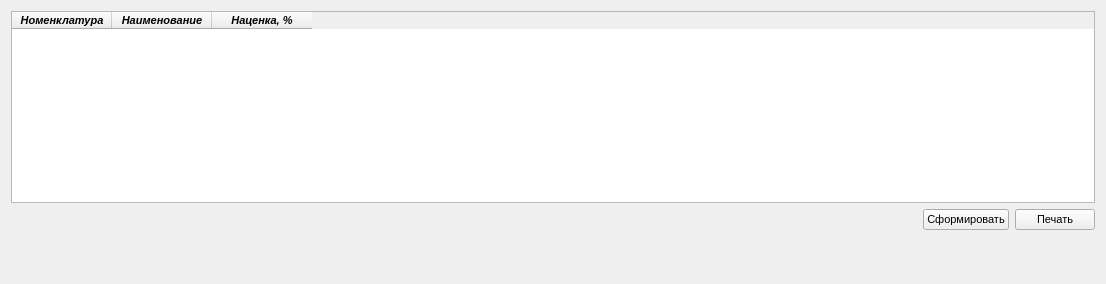
              <widget class="QWidget" name="tab_BenefitTable">
               <attribute name="title">
                <string>Таблица выгоды</string>
               </attribute>
               <layout class="QGridLayout" name="gridLayout_54">
                <item row="0" column="0" colspan="3">
                 <widget class="QTableWidget" name="tableWidget_BenefirTable">
                  <property name="font">
                   <font>
                    <pointsize>8</pointsize>
                    <weight>75</weight>
                    <italic>true</italic>
                    <bold>true</bold>
                   </font>
                  </property>
                  <column>
                   <property name="text">
                    <string>Номенклатура</string>
                   </property>
                  </column>
                  <column>
                   <property name="text">
                    <string>Наименование</string>
                   </property>
                  </column>
                  <column>
                   <property name="text">
                    <string>Наценка, %</string>
                   </property>
                  </column>
                 </widget>
                </item>
                <item row="1" column="0">
                 <spacer name="horizontalSpacer_51">
                  <property name="orientation">
                   <enum>Qt::Horizontal</enum>
                  </property>
                  <property name="sizeHint" stdset="0">
                   <size>
                    <width>906</width>
                    <height>20</height>
                   </size>
                  </property>
                 </spacer>
                </item>
                <item row="1" column="1">
                 <widget class="QPushButton" name="pushButton_BenefitTableForm">
                  <property name="font">
                   <font>
                    <pointsize>8</pointsize>
                    <weight>50</weight>
                    <italic>false</italic>
                    <bold>false</bold>
                   </font>
                  </property>
                  <property name="text">
                   <string>Сформировать</string>
                  </property>
                 </widget>
                </item>
                <item row="1" column="2">
                 <widget class="QPushButton" name="pushButton_BenefidTablePrint">
                  <property name="font">
                   <font>
                    <pointsize>8</pointsize>
                    <weight>50</weight>
                    <italic>false</italic>
                    <bold>false</bold>
                   </font>
                  </property>
                  <property name="text">
                   <string>Печать</string>
                  </property>
                 </widget>
                </item>
                <item row="2" column="2">
                 <spacer name="verticalSpacer_16">
                  <property name="orientation">
                   <enum>Qt::Vertical</enum>
                  </property>
                  <property name="sizeHint" stdset="0">
                   <size>
                    <width>20</width>
                    <height>43</height>
                   </size>
                  </property>
                 </spacer>
                </item>
               </layout>
              </widget>
